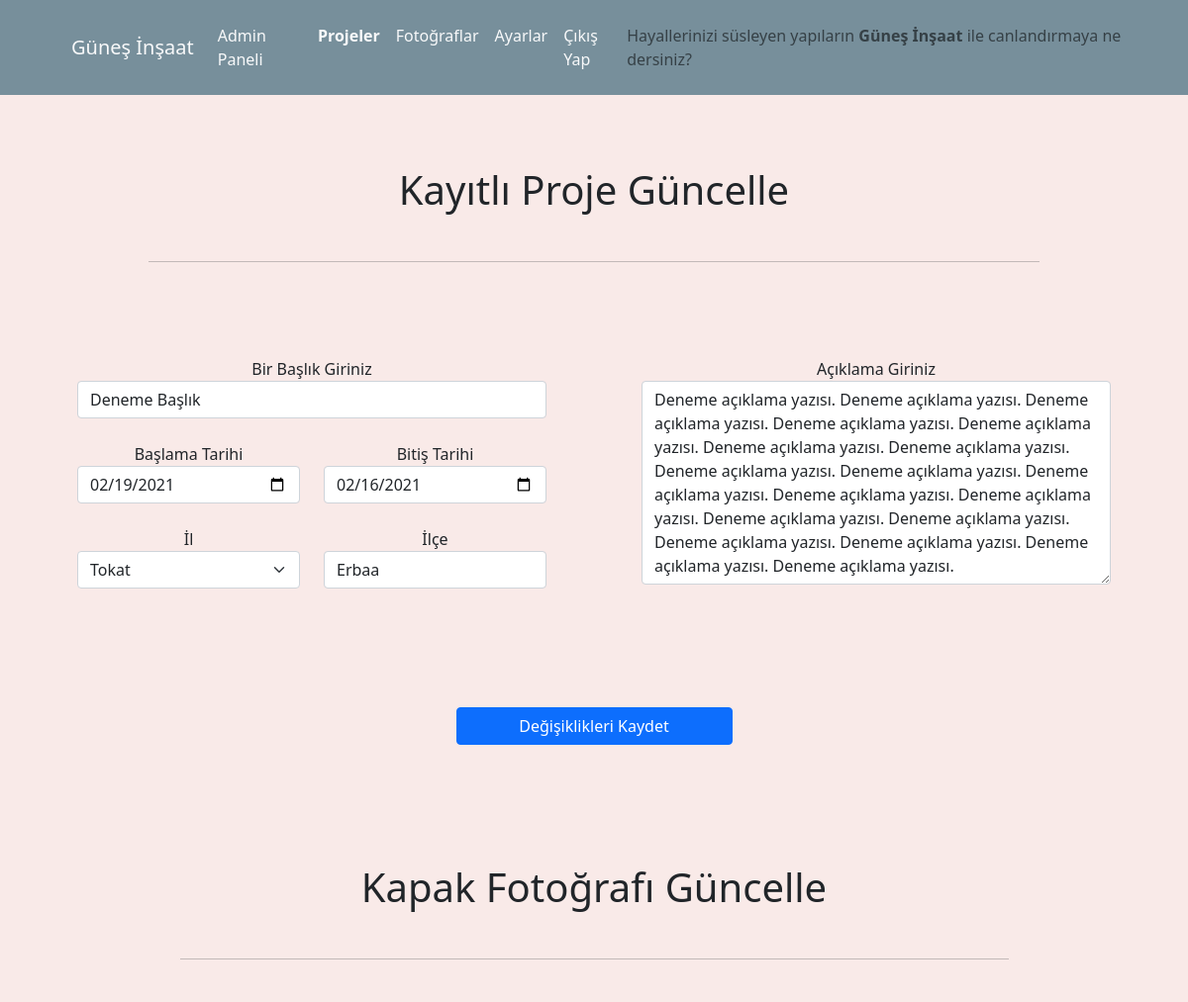
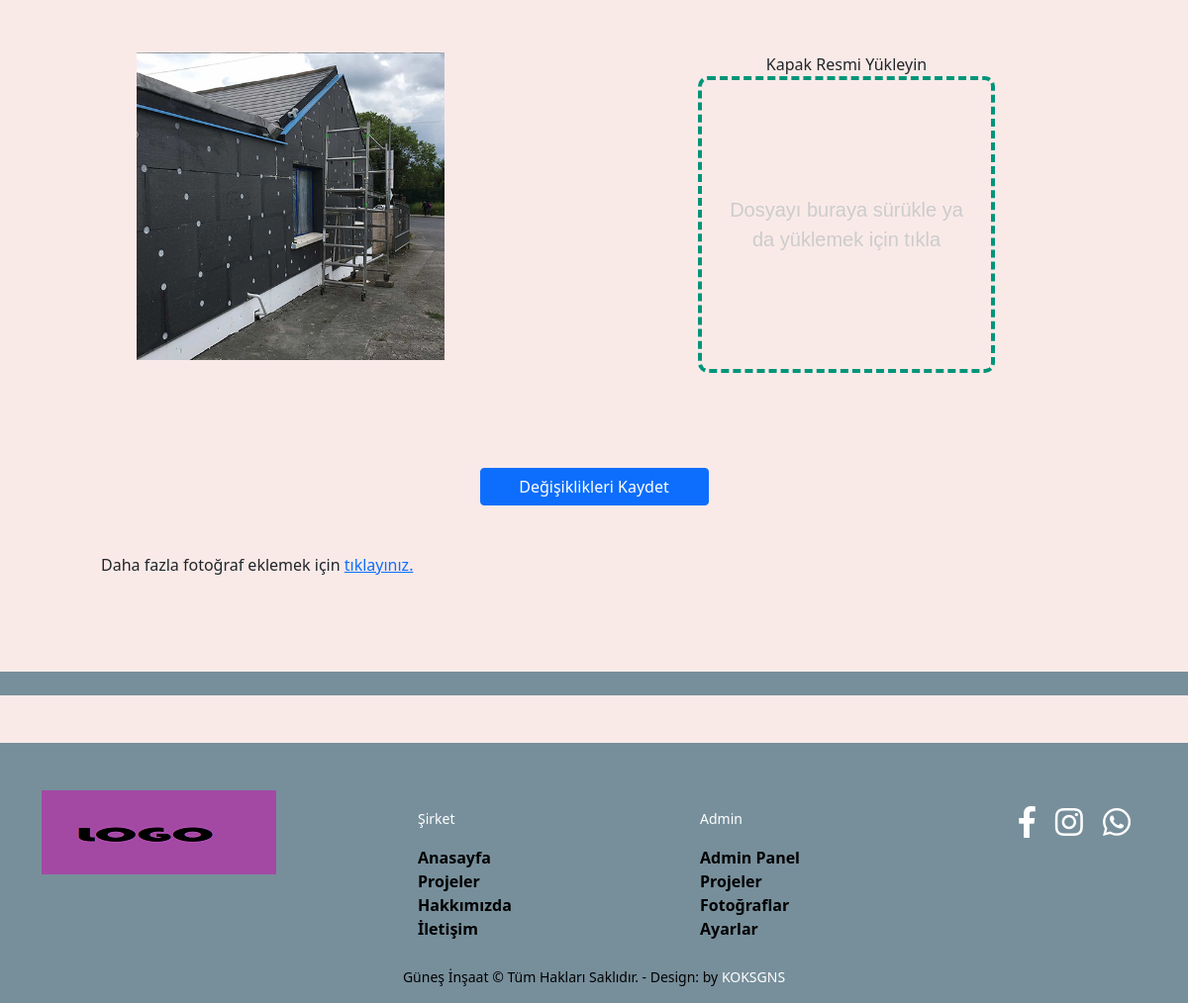
/screen/admin/projeyiDuzenle.php?KID=19 (signed in), run on the app's committed database (2 pictures, top to bottom).
### tables this page shows
CREATE TABLE IF NOT EXISTS `projeler` (
  `id` int NOT NULL AUTO_INCREMENT,
  `baslik` varchar(150) NOT NULL,
  `baslamaTarih` varchar(25) NOT NULL,
  `bitisTarih` varchar(25) NOT NULL,
  `il` varchar(50) NOT NULL,
  `ilçe` varchar(50) NOT NULL,
  `durum` int NOT NULL,
  `aciklama` varchar(1000) NOT NULL,
  `projeimg1` varchar(50) NOT NULL,
  `projeFotolari` varchar(600) NOT NULL,
  PRIMARY KEY (`id`)
);

### screen/admin/projeyiDuzenle.php (the view, shortened to what this page needs)
<?php
$UserID = $_SESSION["id"];
if($UserID != ""){
  require("../../PHP/gereksinimler.php");
if(isset($_REQUEST["KID"])){
    $KID   =  $_REQUEST["KID"];
    $SORGU2		=	$VeritabaniBaglantisi->prepare("SELECT * FROM  projeler WHERE id= '$KID'");
    $SORGU2->execute();
    $SORGUSAYISI2		=	$SORGU2->rowCount();
    $SORGULAR2	=	$SORGU2->fetch(PDO::FETCH_ASSOC);
    if($SORGUSAYISI2>0){
        $image  =   $SORGULAR2["projeimg1"];
        $baslik  =   $SORGULAR2["baslik"];
        $baslamaTarih  =   $SORGULAR2["baslamaTarih"];
        $bitisTarih  =   $SORGULAR2["bitisTarih"];
        $il  =   $SORGULAR2["il"];
        $ilçe  =   $SORGULAR2["ilçe"];
        $aciklama  =   $SORGULAR2["aciklama"];
    }
}
?>
<!DOCTYPE html>
<html lang="tr">
<head>
    <link href="https://cdn.jsdelivr.net/npm/bootstrap@5.0.0-beta2/dist/css/bootstrap.min.css" rel="stylesheet">
    <link rel="stylesheet" type="text/css" href="../../css/main.css"/>
    <link rel="stylesheet" href="https://cdnjs.cloudflare.com/ajax/libs/font-awesome/5.15.2/css/all.min.css" />
    <link rel="stylesheet" href="https://use.fontawesome.com/releases/v5.3.1/css/all.css">
</head>
<body>
  <nav class="navbar navbar-expand-lg navbar-light p-3" style="background-color: #778f9b;">
    <div class="container-fluid">
      <a class="navbar-brand  text-light " href="../index.php">Güneş İnşaat</a>
      <div class="collapse navbar-collapse" id="navbarText">
        <ul class="navbar-nav me-auto mb-2 mb-lg-0">
          <li class="nav-item">
            <a class="nav-link text-light " aria-current="page" href="home.php">Admin Paneli</a>
          </li>
          <li class="nav-item">
            <a class="nav-link text-light active" href="projeler.php"><b>Projeler</b></a>
          </li>
          <li class="nav-item">
            <a class="nav-link text-light" href="fotograflar.php">Fotoğraflar</a>
          </li>
          <li class="nav-item">
            <a class="nav-link text-light" href="ayarlar.php">Ayarlar</a>
          </li>
          <li class="nav-item">
            <a class="nav-link text-light" href="cikis.php">Çıkış Yap</a>
          </li>
        </ul>
        <span class="navbar-text">
            Hayallerinizi süsleyen yapıların <b>Güneş İnşaat</b> ile canlandırmaya ne dersiniz?
        </span>
      </div>
    </div>
  </nav>
  <br>
    <h1 class="text-center my-5">Kayıtlı Proje Güncelle</h1>
    <hr class="w-75 mt-5 mb-4 m-auto justify-content-center">
    <div class="container text-center my-5">
      <form action="../../PHP/projeDuzenleKaydet.php?KID=<?=$KID ?>" enctype="multipart/form-data" method="POST">
        <div class="row justify-content-center">
            <div class="col-11 col-md-6 p-5">
              <div class="form-group">
                <label for="baslik" >Bir Başlık Giriniz</label>
                <input type="text" name="baslik" maxlength="80" class="form-control" value="<?=$baslik?>" id="baslik" required>
              </div>
              <br>
              <div class="row">
                <div class="col-6">
                  <div class="form-group">
                    <label for="baslamaTarih" >Başlama Tarihi</label>
                    <input type="date" name="baslamaTarih" class="form-control" value="<?=$baslamaTarih?>"id="baslamaTarih" required>
                  </div>
                </div>
                <div class="col-6">
                  <div class="form-group">
                    <label for="bitisTarih" >Bitiş Tarihi</label>
                    <input type="date" name="bitisTarih" class="form-control" value="<?=$bitisTarih?>" id="bitisTarih" required>
                  </div>
                </div>
              </div>
              <br>
              <div class="row">
                <div class="col-6">
                  <div class="form-group">
                    <label for="il" >İl</label>
                    <select name="il" id="il" class="form-select"  aria-label="Default select example">
                      <option <?php if($il=="Tokat") { echo ' selected="selected"'; } ?> value="Tokat">Tokat</option>
                  </select>
                  </div>
                </div>
                <div class="col-6">
                  <div class="form-group">
                    <label for="ilce" >İlçe</label>
                    <input type="text" name="ilce" class="form-control" value="<?=$ilçe?>"id="ilce" required>
                  </div>
                </div>
              </div>
              <br>
            </div>
            <div class="col-11 col-md-6 p-5">
            <label for="exampleFormControlTextarea1">Açıklama Giriniz</label>
                <textarea class="form-control" name="aciklama" id="exampleFormControlTextarea1" rows="8"><?=$aciklama?></textarea>
                </div>
            </div>
            <div class="col-11 col-md-12 my-5">
                <button type="submit" class="btn btn-primary w-25">Değişiklikleri Kaydet</button>
            </div>
        </div>
    <br>
    <div class="container">
        <h1 class="text-center my-5">Kapak Fotoğrafı Güncelle</h1>
        <hr class="w-75 mt-5 mb-4 m-auto justify-content-center">
        <form action="../../PHP/projeDuzenleKaydet.php?KID=<?=$KID ?>" enctype="multipart/form-data" method="POST">
            <div class="row m-5 AdminKapakFoto">
                <div class="col-11 col-md-6 p-5 text-center">
                    <img src="../../images/proje/<?=$image?>" alt="">
                </div>
                <div class="col-11 col-md-6 p-5 text-center">
                    <label for="kapakFoto" >Kapak Resmi Yükleyin</label>
                    <div class="drop-zone m-auto">
                        <span class="drop-zone__prompt">Dosyayı buraya sürükle ya da yüklemek için tıkla</span>
                    </div>
                </div>
                <div class="col-12 text-center p-5">
                    <button type="submit" class="btn btn-primary w-25">Değişiklikleri Kaydet</button>
                </div>
                <div class="col-12 mb-5">
                    Daha fazla fotoğraf eklemek için <a href="projeFotografEkle.php?KID=<?=$KID ?>">tıklayınız.</a>
                </div>
            </div>
        </form>
    </div>
    <div class="container-fluid my-5 text-center"  style=" background-color: #778f9b">
    </div>
  <?php
require("footer.php");
  ?>
</body>
</html>
<?php
}else{
    header("Location:../");
}
?>

### css/main.css (style rules this page uses)
body { background-color: #f9eae8; }
.navbar { padding-left: 5% !important; }
.drop-zone { max-width: 300px; height: 300px; padding: 25px; display: flex; align-items: center; justify-content: center; text-align: center; font-family: "Quicksand", sans-serif; font-weight: 500; font-size: 20px; cursor: pointer; color: #cccccc; border: 4px dashed #009578; border-radius: 10px; box-sizing: border-box; margin-top: 20px; }
.AdminKapakFoto img { width: 75%; display: block; }

### data on the page
projeler: baslik "Deneme Başlık", baslamaTarih "02/19/2021", bitisTarih "02/16/2021", il "Tokat", ilce "Erbaa", aciklama "Deneme açıklama yazısı. Deneme açıklama yazısı. Deneme açıklama yazısı. Deneme açıklama yazısı. Deneme açıklama yazısı. Deneme açıklama yazısı. Deneme açıklama yazısı. Deneme açıklama yazısı. Deneme açıklama yazısı. Deneme açıklama yazısı. Deneme açıklama yazısı. Deneme açıklama yazısı. Deneme açıklama yazısı. Deneme açıklama yazısı. Deneme açıklama yazısı. Deneme açıklama yazısı. Deneme açıklama yazısı. Deneme açıklama yazısı.", projeimg1 (picture)
